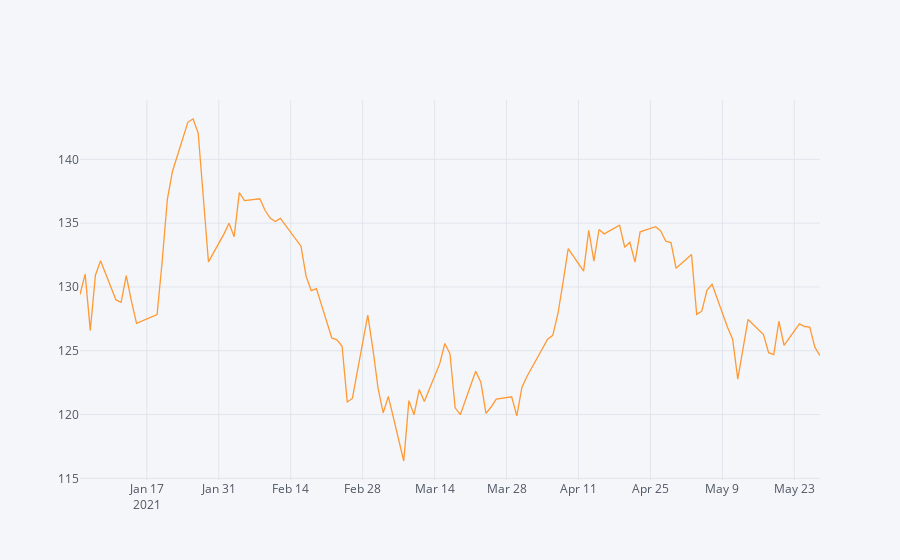

The notebook cell saved with this chart:
### Code cell
df.loc["2021"].Close.iplot()
